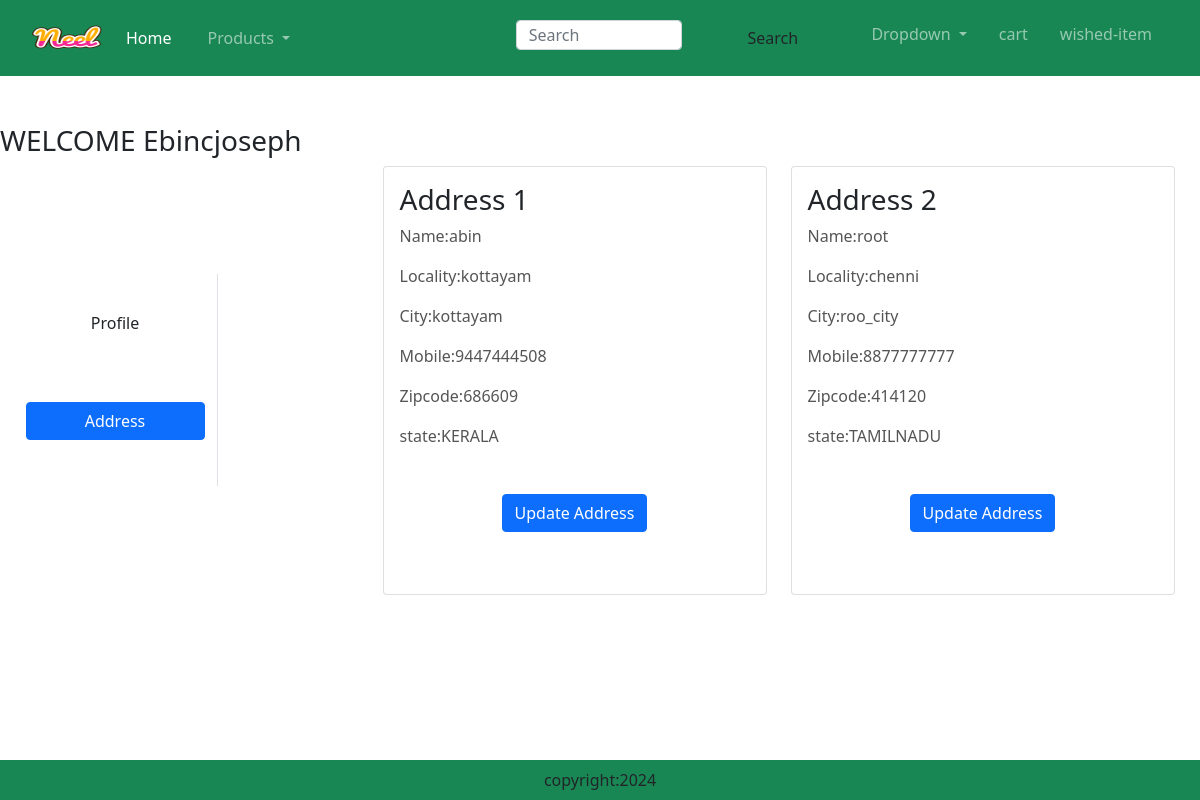
The app's page /addres (signed in) with its own data.
### mainapp/models.py (models this page shows, shortened)
class customer(models.Model):
    user = models.ForeignKey(User,on_delete=models.CASCADE)
    name = models.CharField(max_length=100)
    locality = models.CharField(max_length=200)
    city = models.CharField(max_length=100)
    mobile = models.IntegerField(default=0)
    zipcode = models.IntegerField()
    state = models.CharField(choices=STATE_CHOICE,max_length=100)

### mainapp/views.py (the view)
# urls.py: path('addres',views.Address,name='address'),
def Address(request):
    add = customer.objects.filter(user=request.user)
    return render(request,'mainapp/address.html',locals())

### template/mainapp/address.html (shortened to what this page needs)
{% extends 'mainapp/base.html' %}
{% load static %}
{% block main-content %}
<div class="continer my-5">
    <div class="row">
        <h3> WELCOME <span class="text-capitalize">{{request.user}}</span></h3>
    <div class="col-sm-2 border-end">
        <ul class="list-unstyled">
            <li class="d-grid"><a href="{% url 'profiles' %}" class="btn">Profile</a></li>
             <li class="d-grid"><a href="{% url 'address' %}" class="btn btn-primary">Address</a></li>
        </ul>
    </div>
        <div class="col-sm-8 offset-sm-1">
            <div class="row">
                {% for ad in add %}
                <div class="col-sm-6">
                    <div class="card sm-2">
                        <div class="card-body">
                            <h3>Address {{ forloop.counter }}</h3>
                            <p>Name:{{ ad.name }}</p>
                            <p>Locality:{{ ad.locality }}</p>
                            <p>City:{{ ad.city }}</p>
                            <p>Mobile:{{ ad.mobile }}</p>
                            <p>Zipcode:{{ ad.zipcode }}</p>
                            <p>state:{{ ad.state  }}</p>
                            <p class="text-center"><a href="{% url 'AddresUpdates' pk=ad.id %}" type="button" class="btn btn-primary">Update Address</a></p>
                        </div>
                    </div>
                </div>
                {% endfor %}
            </div>
        </div>
         </div>
     </div>
{% endblock main-content %}

### static/css/style.css (style rules this page uses)
* { margin: 0; padding: 0; box-sizing: border-box; }
body { font-family: 'Poppins', sans-serif; }
a { text-decoration: none; color: #555; }
p { color: #555; }
.row { display: flex; align-items: center; flex-wrap: wrap; justify-content: space-around; }
.btn { display: inline-block; background: #ff523b; color: white; padding: 8px 30px; margin: 30px 0; border-radius: 30px; transition: background 0.5s; }
ul { list-style-type: none; }

### records on screen
customer: name "abin", locality "kottayam", city "kottayam", mobile "9447444508", zipcode "686609", state "KERALA"
customer: name "root", locality "chenni", city "roo_city", mobile "8877777777", zipcode "414120", state "TAMILNADU"

### other values on screen
{{ request.user }} "Ebincjoseph"
